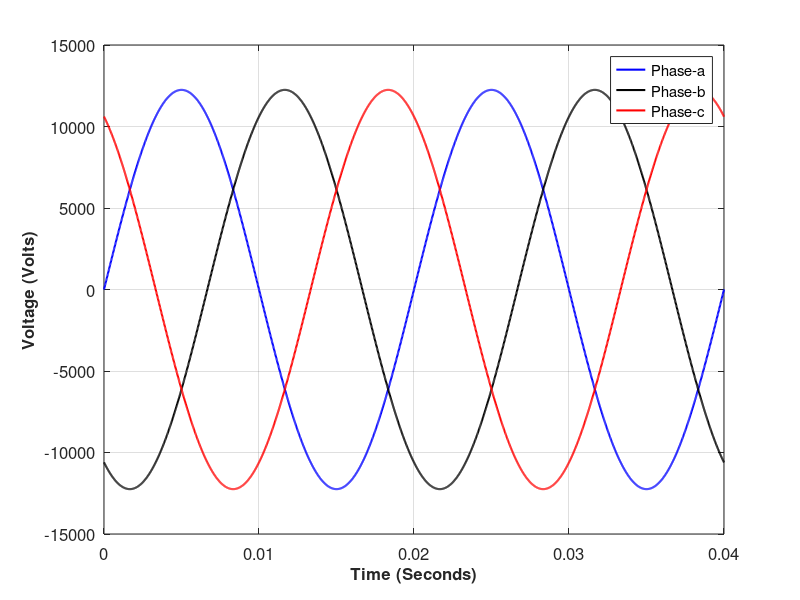
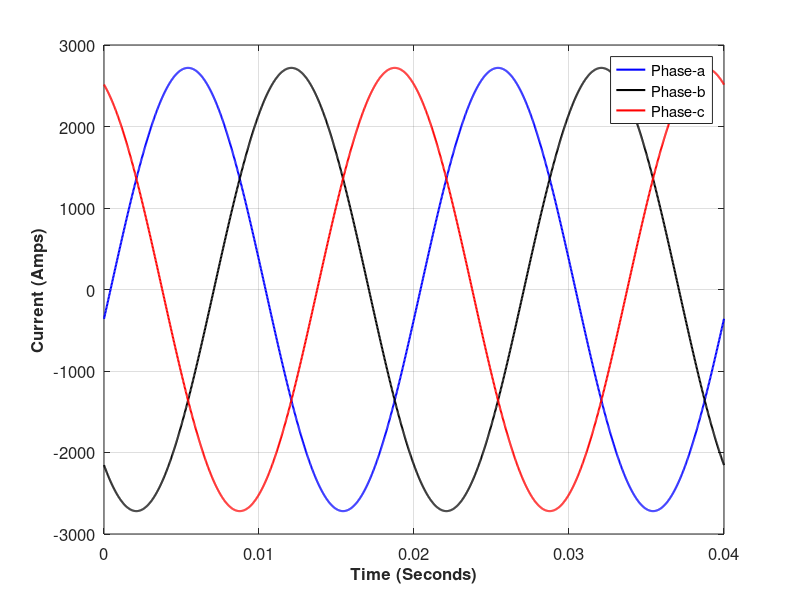
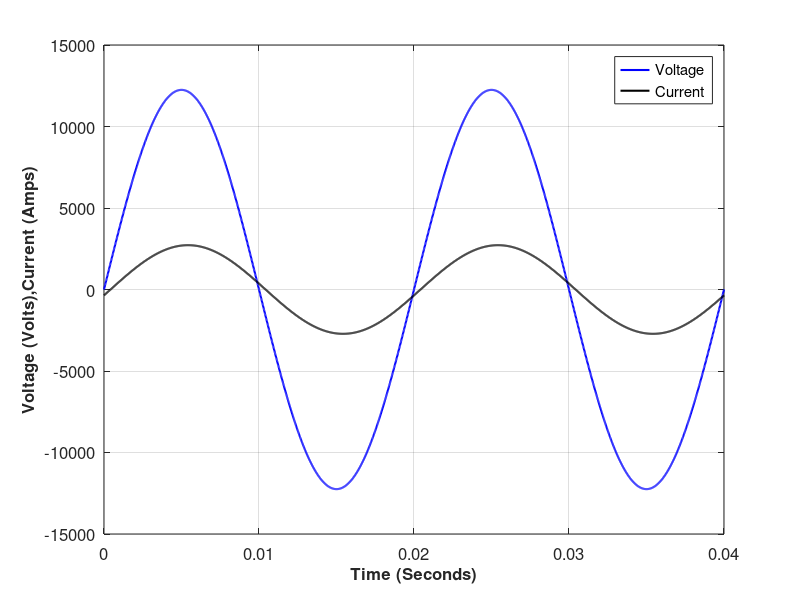
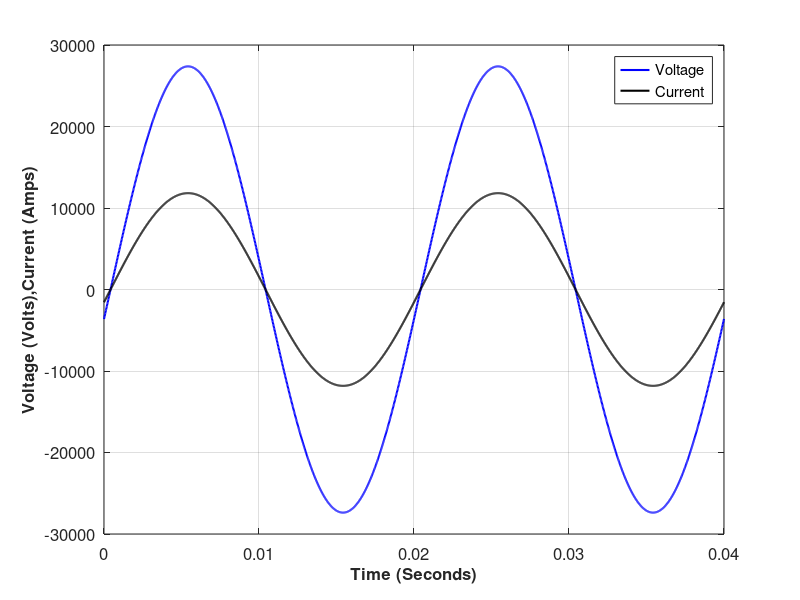

Here is the MATLAB script that generated these plots, in order: (Note: this script raises an error after producing the figures.)
%% EE361 HW#3 FALL 2016

%% NAME: _SOLUTION_
%% STUDENT NUMBER: 21436587

%% Q.1.
%% PART A
% Given parameters
Vs = 15e3; % V
Iload = 836; % A
Zf1 = 1e-3*(5+1j*45); % Ohms
Zt1 = 1e-3*(20+1j*225); % Ohms
Ztline = 1+1j*9.5; % Ohms
Zt2 = 15+1j*60; % Ohms
Zf2 = 1e-3*(25+1j*240); % Ohms
turns1 = 15/154;
turns2 = 154/34.5;

Ztline_ref = turns1^2*Ztline; % Ohms
Zt2_ref = (turns1^2)*Zt2/3; % Ohms
Zf2_ref = (turns1*turns2)^2*Zf2; % Ohms

Ztotal = Zf1+Zt1+Ztline_ref+Zt2_ref+Zf2_ref; % Ohms

Vs_ln = Vs/sqrt(3);
Iload_ref = Iload/(turns1*turns2);

Xtotal = imag(Ztotal);
Rtotal = real(Ztotal);

delta = asin(Xtotal*Iload_ref/Vs_ln);
delta_deg = 180*delta/pi;

Vload_ln_ref = Vs_ln*cos(delta)-Iload_ref*Rtotal;
Vload_ref = Vload_ln_ref*sqrt(3);

Vload = Vload_ref/(turns1*turns2);

%% Part A-(a)
fprintf('Magnitude of the load voltage (line-to-line) is %g Volts.\n',Vload);

%% Part A-(b)
fprintf('Load angle between source and load voltage is %g deg.\n',delta_deg);

%% Part A-(c)
Is = Iload_ref;
fprintf('Line current in feeder-1 is %g Amps.\n',Is);

%% Part A-(d)

time = 0:20e-6:0.04;
Vs_peak = Vs_ln*sqrt(2);
f = 50; % Hz
Vs_a = Vs_peak*sin(2*pi*f*time);
Vs_b = Vs_peak*sin(2*pi*f*time-2*pi/3);
Vs_c = Vs_peak*sin(2*pi*f*time-4*pi/3);

figure;
plot(time,Vs_a,'b -','Linewidth',1.5);
hold on;
plot(time,Vs_b,'k -','Linewidth',1.5);
hold on;
plot(time,Vs_c,'r -','Linewidth',1.5);
hold off;
grid on;
set(gca,'FontSize',12);
xlabel('Time (Seconds)','FontSize',12,'FontWeight','Bold')
ylabel('Voltage (Volts)','FontSize',12,'FontWeight','Bold')
legend('Phase-a','Phase-b','Phase-c');

%% Part A-(e)

Is_peak = Is*sqrt(2);
phase = delta;
Is_a = Is_peak*sin(2*pi*f*time-phase);
Is_b = Is_peak*sin(2*pi*f*time-phase-2*pi/3);
Is_c = Is_peak*sin(2*pi*f*time-phase-4*pi/3);

figure;
plot(time,Is_a,'b -','Linewidth',1.5);
hold on;
plot(time,Is_b,'k -','Linewidth',1.5);
hold on;
plot(time,Is_c,'r -','Linewidth',1.5);
hold off;
grid on;
set(gca,'FontSize',12);
xlabel('Time (Seconds)','FontSize',12,'FontWeight','Bold')
ylabel('Current (Amps)','FontSize',12,'FontWeight','Bold')
legend('Phase-a','Phase-b','Phase-c');


%% Part A-(f)

figure;
plot(time,Vs_a,'b -','Linewidth',1.5);
hold on;
plot(time,Is_a,'k -','Linewidth',1.5);
hold off;
grid on;
set(gca,'FontSize',12);
xlabel('Time (Seconds)','FontSize',12,'FontWeight','Bold')
ylabel('Voltage (Volts),Current (Amps)','FontSize',12,'FontWeight','Bold')
legend('Voltage','Current');


%% Part A-(g)

Vload_ln = Vload/sqrt(3);
Vload_peak = Vload_ln*sqrt(2);
Vload_a = Vload_peak*sin(2*pi*f*time-phase);
Iload_peak = Iload*sqrt(2);
Iload_a = Iload_peak*sin(2*pi*f*time-phase);

figure;
plot(time,Vload_a,'b -','Linewidth',1.5);
hold on;
plot(time,10*Iload_a,'k -','Linewidth',1.5);
hold off;
grid on;
set(gca,'FontSize',12);
xlabel('Time (Seconds)','FontSize',12,'FontWeight','Bold')
ylabel('Voltage (Volts),Current (Amps)','FontSize',12,'FontWeight','Bold')
legend('Voltage','Current');

%% Part A-(h)

pf = cos(delta);
fprintf('Power factor at source terminals is %.3g.\n',pf);

%%
% Power factor is not unity as expected. The inductive lines and
% transformers form a load which is inductive at the source terminals. 

%% Part A-(i)
% One can employ several power factor correction techniques. One example is
% connecting a capacitor which will deliver the amount of reactive power
% that is drawn by the system (lines-transformers and load).

%% Part A-(j)
% All the reactive components will have a greater impedance due to the
% equation: X = 2xpixfxL. This would mean: 1) Higher voltage drop, and hence
% worse regulation. 2) Worse power factor at the source terminals.

%% PArt B-(a)

data = xlsread('load_profile.xlsx');
iload = data(:,2);
hour = data(:,1);
iload2 = smooth(iload); % to smooth the curve

figure;
plot(hour,iload,'bx-','Linewidth',1.5);
hold on;
plot(hour,iload2,'rx-','Linewidth',1.5);
hold off;
grid on;
set(gca,'FontSize',12);
xlabel('Hour','FontSize',12,'FontWeight','Bold')
ylabel('Load Current (Amps)','FontSize',12,'FontWeight','Bold')

%% Part B-(b)

iload_ref = iload2/(turns1*turns2);

delta = asin(Xtotal*iload_ref/Vs_ln);
delta_deg = 180*delta/pi;

Vload_ln_ref = Vs_ln*cos(delta)-Iload_ref*Rtotal;
Vload_ref = Vload_ln_ref*sqrt(3);

Vload = Vload_ref/(turns1*turns2);

figure;
plot(hour,Vload,'bx-','Linewidth',1.5);
grid on;
set(gca,'FontSize',12);
xlabel('Hour','FontSize',12,'FontWeight','Bold')
ylabel('Load Voltage (Volts)','FontSize',12,'FontWeight','Bold')


%% Part B-(c)

Vrated = 34.5e3;
Vnoload = Vrated*ones(24,1);
regulation = 100*(Vnoload-Vload)/Vrated;

figure;
plot(hour,regulation,'bx-','Linewidth',1.5);
grid on;
set(gca,'FontSize',12);
xlabel('Hour','FontSize',12,'FontWeight','Bold')
ylabel('Regulation (Percent)','FontSize',12,'FontWeight','Bold')
ylim([0 5]);

%%
% We want the regulation to be low. Regulation came out to be positive 
% at all times and nonzero since the load is purely resistive and the lines
% are inductive. As expected, regulation is better during the hours where
% less current is drawn by the load. At ruch hours, the system has 
% worse regulation as the voltage drop will be higher on the lines.

%% Part B-(d)

Pload = sqrt(3)*Vload.*iload;
is = iload_ref;
Ploss = is.^2*Rtotal;
efficiency = 100*Pload./(Pload+Ploss);

figure;
plot(hour,efficiency,'bx-','Linewidth',1.5);
grid on;
set(gca,'FontSize',12);
xlabel('Hour','FontSize',12,'FontWeight','Bold')
ylabel('Efficiency (Percent)','FontSize',12,'FontWeight','Bold')
ylim([95 100]);

%%
% Similar to the regulation, efficiency is better (higher) at the hours
% where less current is drawn. The reason is that, the losses on the line
% are proportional to the square of the current. At rush hours, efficiency
% gets worse due to higher current.

%% Part B-(e)

energy = 1e-6*sum(Pload); % MWh
fprintf('Total energy delivered to the load is %g MWh.\n', energy);

%% Q.2.
% Given parameters
I = 45; % Amps
Nturn = 50;
A = 10e-4; % m^2
m = 0.1; % kg
k = 100; % N/m
g = 9.8;
u0 = 4*pi*1e-7; % H/m

x = 0:0.0001:0.2;

%% Part a)

%%
% RELUCTANCE
%%
% $R=x/(u_0A)$

R = x/(u0*A);

%%
% INDUCTANCE
%%
% $L=N^2/R$

L = Nturn^2./R;

%% part b) 

%%
% $W=(1/2)LI^2$

W = (1/2)*L*I^2;

figure;
plot(x,W,'b -','Linewidth',1.5);
grid on;
set(gca,'FontSize',12);
xlabel('Displacement (Meters)','FontSize',12,'FontWeight','Bold')
ylabel('Stored Magnetic energy (Joules)','FontSize',12,'FontWeight','Bold')
xlim([0.01 0.2]);

%% part c)

%% part c-i)

%%
% ELECTROMAGNETIC FORCE
%%
% $W=(1/2)LI^2$
%%
% $W=(1/2)(N^2/R)I^2$
%%
% $W=(1/2)(N^2AI^2u_0)/(x)$
%%
% $Fem = dW/dx$
%%
% $Fem=(1/2)(N^2AI^2u_0)/x^2$

Fem = 0.5*Nturn^2*I^2*u0*A./x.^2;

%% part c-ii)

%%
% MECHANICAL SPRING FORCE
%%
% $Fms = kx$

Fs = k*(x-0.1);

%% part c-iii)

%%
% GRAVITATIONAL FORCE
%%
% $Fg = mg$

Fg = m*g*ones(1,numel(x));

%% part c-iv)

% NET FORCE
%%
% $Fnet = -(Fem+Fms+Fg)$

Fnet = -(Fem+Fg+Fs);

%% part c-v) 

figure;
plot(x,Fem,'b -','Linewidth',1.5);
hold on;
plot(x,Fs,'g -','Linewidth',1.5);
hold on;
plot(x,Fg,'r -','Linewidth',1.5);
hold on;
plot(x,Fnet,'k -','Linewidth',1.5);
hold off;
grid on;
xlim([0.01,0.2]);
set(gca,'FontSize',12);
xlabel('Displacement (Meters)','FontSize',12,'FontWeight','Bold')
ylabel('Force (Newtons)','FontSize',12,'FontWeight','Bold')
legend('Fem','Fs','Fg','Fnet');

%% part d)

%%
% ACCELERATION

a = Fnet/m;

figure;
plot(x,a,'b -','Linewidth',1.5);
grid on;
set(gca,'FontSize',12);
xlabel('Displacement (Meters)','FontSize',12,'FontWeight','Bold')
ylabel('Accelration (m/s^2)','FontSize',12,'FontWeight','Bold')
xlim([0.01,0.2]);

%% part e)

%% part e-i)

%%
% AGAINST TIME

Ts = 1e-3; % time step (seconds)
t = 0:Ts:0.5; % time vector
N = numel(t); % number of elements
position = zeros(1,N);
velocity = zeros(1,N);
acceleration = zeros(1,N);
position(2) = 0.15;

for k = 2:N-1
    Fem = 0.5*Nturn^2*I^2*u0*A/position(k)^2;
    Fg = m*g;
    Fs = k*(position(k)-0.1);
    Fnet1 = Fem+Fg+Fs;
    acceleration(k) = -Fnet1/m;
    velocity(k) = velocity(k-1)+acceleration(k)*Ts;
    position(k+1) = position(k)+velocity(k)*Ts;
end


%% part e-ii)

figure;

subplot(3,1,1);
plot(t,position,'b -','Linewidth',1.5);
grid on;
set(gca,'FontSize',12);
ylabel('Displacement (Meters)','FontSize',12,'FontWeight','Bold')

subplot(3,1,2);
plot(t,velocity,'r -','Linewidth',1.5);
grid on;
set(gca,'FontSize',12);
ylabel('Velocity (m/s)','FontSize',12,'FontWeight','Bold')

subplot(3,1,3);
plot(t,acceleration,'k -','Linewidth',1.5);
grid on;
set(gca,'FontSize',12);
xlabel('Time (Seconds)','FontSize',12,'FontWeight','Bold')
ylabel('Accelration (m/s^2)','FontSize',12,'FontWeight','Bold')



%% part f)

%%
% The device has an oscillatory behaviour such that the mass moves from one
% equilibrium point to another periodically. The device operation is
% similar to an LC resonant tank which has a similar oscillatory behaviour.
% The energy is transferred from one form to the other form. In our case, 
% it is stored on the spring and then stored on the electromechanical
% device periodically. The reson for the system to continue its oscillation
% is that there is no dissipative element. For example, it we had a
% resistor in the LC tank, the initial energy would eventually decrease to
% zero. In case of friction, the same is true. As the friction is some kind
% of dissipation, the oscillation will die out in time and the mass would
% stop eventually.




